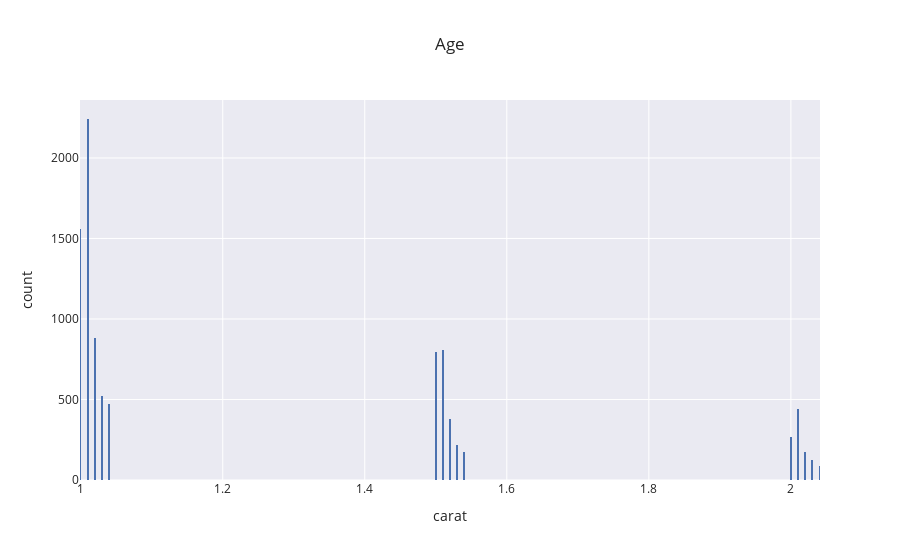

The cell this chart's notebook holds for it:
### Code cell
fig=px.histogram(df.loc[df['marketing_carat']=='good'], x='carat',nbins=1000,template='seaborn',title='Age',barmode='group')
fig.show()

### Figure 1 — Plotly figure (JSON) as saved in the notebook; plotly's stock layout.template omitted (floating-point values rounded to 4 significant figures; data arrays with more than 128 entries replaced by an {"elided": "..."} marker saying what was removed)
{"data": [{"alignmentgroup": "True", "bingroup": "x", "hovertemplate": "carat=%{x}<br>count=%{y}<extra></extra>", "legendgroup": "", "marker": {"color": "rgb(76,114,176)"}, "name": "", "nbinsx": 1000, "offsetgroup": "", "orientation": "v", "showlegend": false, "type": "histogram", "x": {"elided": "9146 float values"}, "xaxis": "x", "yaxis": "y"}], "layout": {"barmode": "group", "legend": {"tracegroupgap": 0}, "title": {"text": "Age"}, "xaxis": {"anchor": "y", "autorange": true, "domain": [0, 1], "range": [0.999, 2.041], "title": {"text": "carat"}, "type": "linear"}, "yaxis": {"anchor": "x", "autorange": true, "domain": [0, 1], "range": [0, 2360], "title": {"text": "count"}}}}
